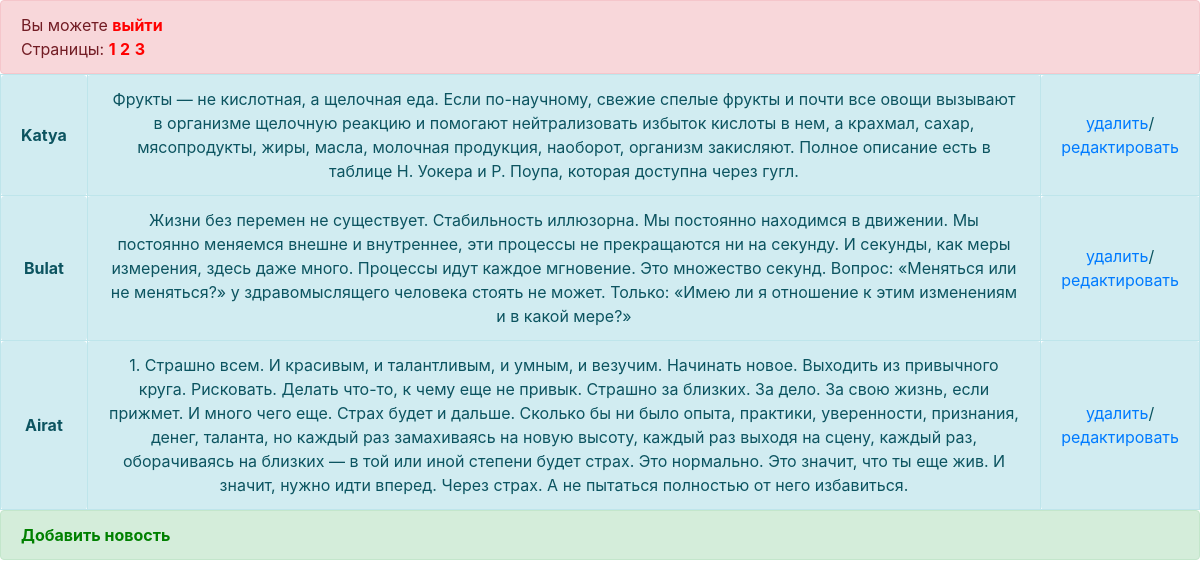
Page /?page=3 (signed in) on the committed database.
### tables this page shows
CREATE TABLE IF NOT EXISTS `book` (
  `id` bigint(20) unsigned NOT NULL AUTO_INCREMENT,
  `name` text NOT NULL,
  `text` text NOT NULL,
  `anonim` tinyint(1) NOT NULL,
  PRIMARY KEY (`id`),
  UNIQUE KEY `id` (`id`)
);

### book.php (the view)
<?php
class book
{
	public $page = 1;
	public $param_X = 0;
	private function get_data() {
		global $link;
		$sql = "SELECT id, name, text, anonim FROM `book`";
		$result = mysqli_query($link, $sql);
		$data = array();
		while ($row = mysqli_fetch_array($result)) {
			$arr = array();
			$arr += array('id'=>$row[id],
						  'name'=>$row[name],
						  'text'=>$row[text],
						  'anonim'=>$row[anonim]);
			array_push($data, $arr);
		}
		return $data;
	}
	public function show_list() {
		$str = '';
		$data = $this->get_data();
		$data = array_reverse($data);
		$ids = $this->get_ids($data);
		$str .= '<table border = 1 style="text-align: center">';
		foreach ($data as $row) {
			if (in_array($row[id], $ids)) {
				$str .= $this->show_row($row);
			}
		}
		$str .= '</table>';
		return $str;
	}
	private function show_row($row) {
		if ($row[anonim] == 1) {
			$name = 'Anonym';
		} else {
			$name = $row[name];
		}
		$str = "<tr><td class='alert alert-info'><strong>$name</strong></td>
				<td class='alert alert-info'>$row[text]</td>";
		if ($_SESSION[status] == 'admin') {
			$str .= "<td class='alert alert-info'><a href=?action=delete&id=$row[id]>удалить</a>/<br>
                	 <a href=?action=change&id=$row[id]>редактировать</a></td>";
		}
		$str .= "</tr>";
		return $str;
	}
	private function get_ids($data) {
		$result = array();
		$page = $this->page;
		$param_X = $this->param_X;
		for ($i = ($page - 1) * $param_X; $i < $page * $param_X; $i++) {
			if (isset($data[$i])) {
				$result[] += $data[$i][id];
			}
		}
		return $result;
	}
	public function show_pages() {
		$str = "Страницы: ";
    	$data = $this->get_data();
    	$count = count($data);
    	$i = 1;
    	while ($count > 0) {
    		$str .= "<strong><a href=?page=$i style='color: red'>$i</a></strong>" . " ";
    		$i++;
    		$count -= $this->param_X;
    	}
    	$str .= "</div>";
    	return $str;
	}
	public function show_action_top() {
		$str = "<div class='alert alert-danger' role='alert' style='margin-bottom: auto'>";
		if ($_SESSION[status] == 'noAuto') {
			$str .= "Вы можете <strong><a href=?action=authorization&act=exit_book style='color: red'>авторизоваться</a></strong>
			 или <strong><a href=?action=registration&act=exit_book style='color: red'>зарегистрироваться</a></strong>";
		} else {
			$str .= "Вы можете <strong><a href=?action=authorization&act=exit_book style='color: red'>выйти</a></strong>";
		}
		$str .=	"</br>";
		return $str;
	}
	public function show_action_bottom() {
		$str = "<div class='alert alert-success' role='alert' style='margin-bottom: auto' role='alert'>
				<strong><a href=?action=show_add_form style='color: green'>Добавить новость</a></strong></div></br>";
		return $str;
	}
	function __construct($page, $param_X) {
		$this->page = $page;
		$this->param_X = $param_X;
	}
}
?>

### rows in the picture
book: name "Katya", text "Фрукты — не кислотная, а щелочная еда. Если по-научному, свежие спелые фрукты и почти все овощи вызывают в организме щелочную реакцию и помогают нейтрализовать избыток кислоты в нем, а крахмал, сахар, мясопродукты, жиры, масла, молочная продукция, наоборот, организм закисляют. Полное описание есть в таблице Н. Уокера и Р. Поупа, которая доступна через гугл."
book: name "Bulat", text "Жизни без перемен не существует. Стабильность иллюзорна. Мы постоянно находимся в движении. Мы постоянно меняемся внешне и внутреннее, эти процессы не прекращаются ни на секунду. И секунды, как меры измерения, здесь даже много. Процессы идут каждое мгновение. Это множество секунд. Вопрос: «Меняться или не меняться?» у здравомыслящего человека стоять не может. Только: «Имею ли я отношение к этим изменениям и в какой мере?»"
book: name "Airat", text "1. Страшно всем. И красивым, и талантливым, и умным, и везучим. Начинать новое. Выходить из привычного круга. Рисковать. Делать что-то, к чему еще не привык. Страшно за близких. За дело. За свою жизнь, если прижмет. И много чего еще. Страх будет и дальше. Сколько бы ни было опыта, практики, уверенности, признания, денег, таланта, но каждый раз замахиваясь на новую высоту, каждый раз выходя на сцену, каждый раз, оборачиваясь на близких — в той или иной степени будет страх. Это нормально. Это значит, что ты еще жив. И значит, нужно идти вперед. Через страх. А не пытаться полностью от него избавиться."

### other values in the picture
$content "Страницы:"
